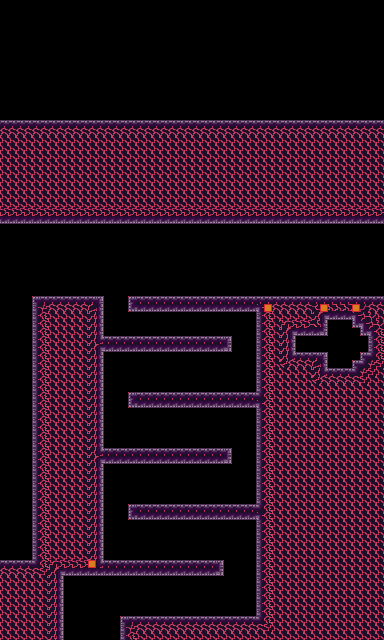

The image is a tile-based game level rendered from a .tmx file. Its description and source (layers, tilesets, objects; grid data summarised) follow:
An orthogonal 48x80 tile map with 8x8 px tiles, 5 tile layers (draft, fg, entity, bg, ...), 2 tilesets.

<map version="1.9" tiledversion="1.9.2" orientation="orthogonal" renderorder="right-down" width="48" height="80" tilewidth="8" tileheight="8" infinite="0" nextlayerid="6" nextobjectid="1">
 <editorsettings>
  <export target="../assets/world/room/fire1a.json" format="json" />
 </editorsettings>
 <tileset firstgid="1" source="tools.tsx" />
 <tileset firstgid="325" source="fire.tsx" />
 <layer id="4" name="draft" width="48" height="80">
  <data>[3840 cells, 1908 non-empty, 1 distinct tile ids]</data>
 </layer>
 <layer id="1" name="fg" width="48" height="80">
  <data>[3840 cells, 0 non-empty, 0 distinct tile ids]</data>
 </layer>
 <layer id="3" name="entity" width="48" height="80" offsetx="-13.4318" offsety="-5.79545">
  <data>[3840 cells, 0 non-empty, 0 distinct tile ids]</data>
 </layer>
 <layer id="2" name="bg" width="48" height="80">
  <data>[3840 cells, 0 non-empty, 0 distinct tile ids]</data>
 </layer>
 <layer id="5" name="map" width="48" height="80">
  <data>[3840 cells, 1904 non-empty, 28 distinct tile ids]</data>
 </layer>
</map>
